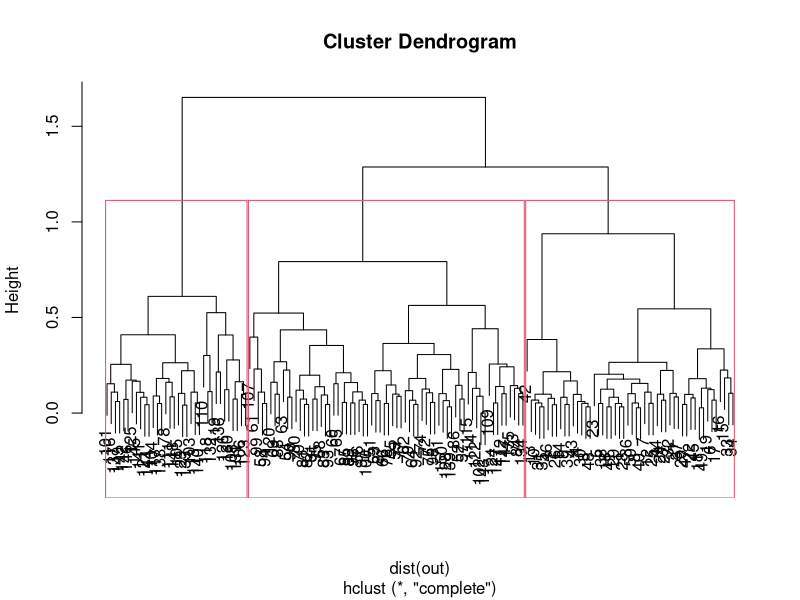
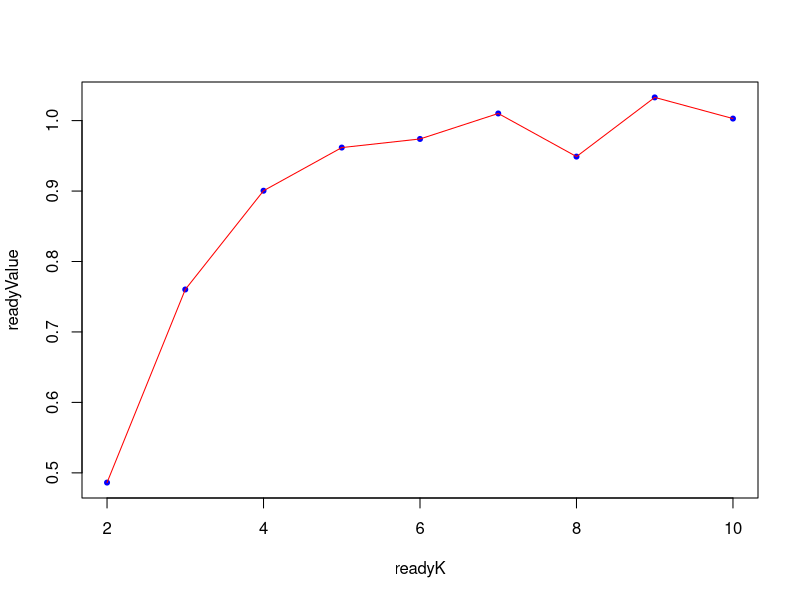
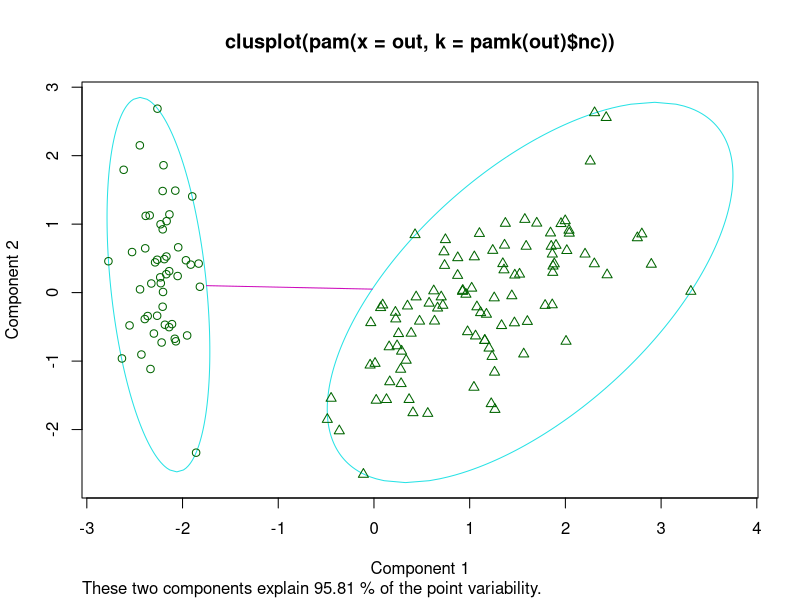
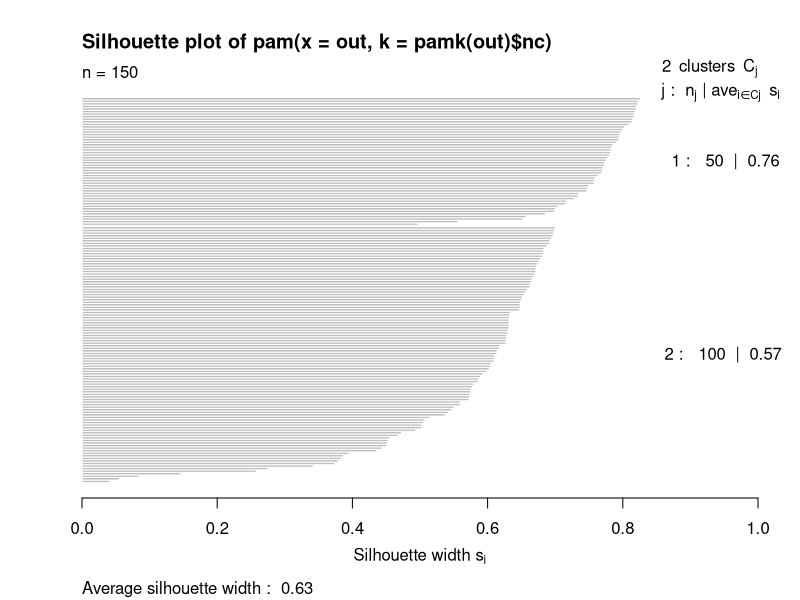
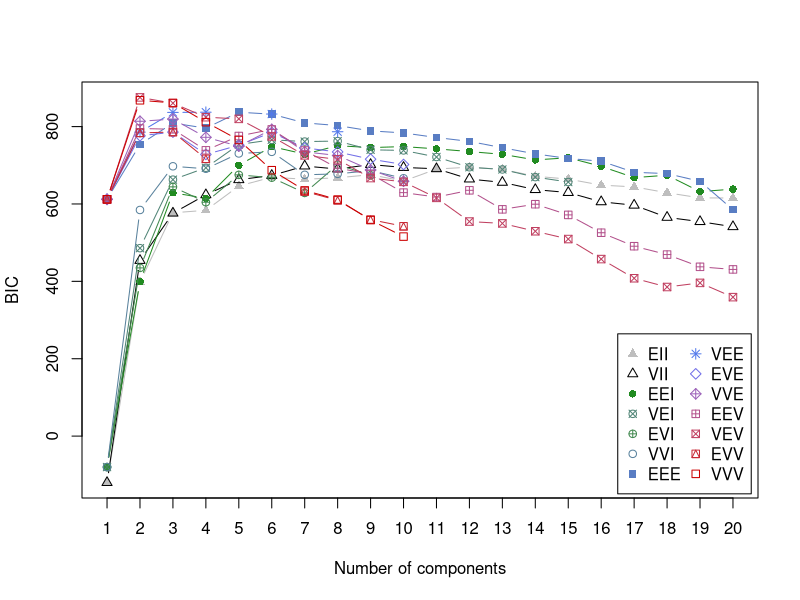
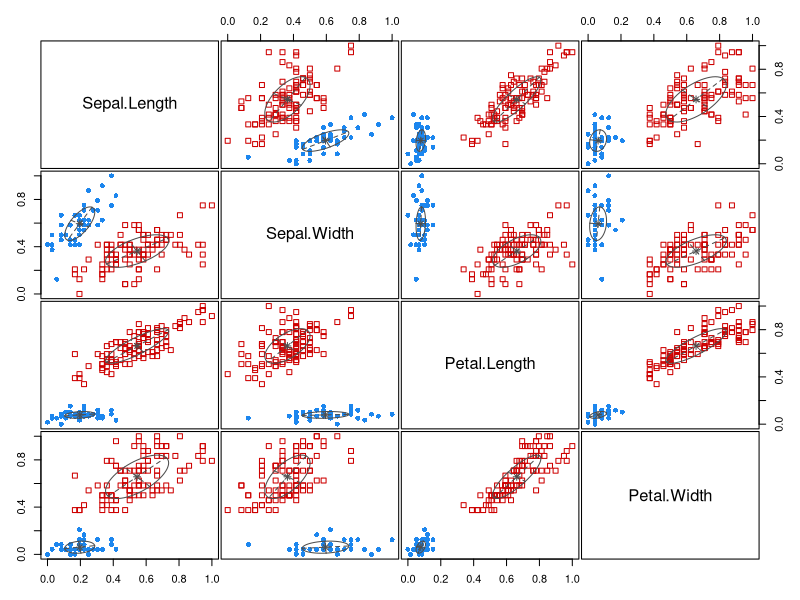
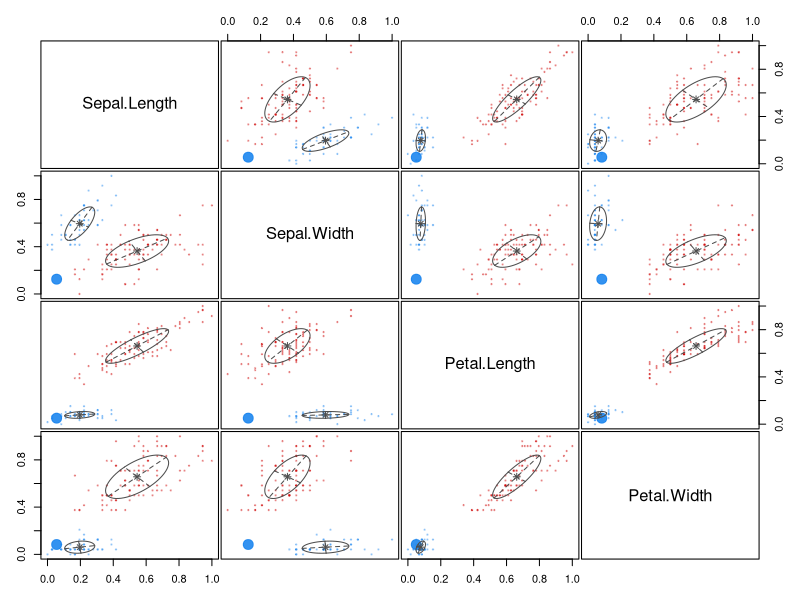
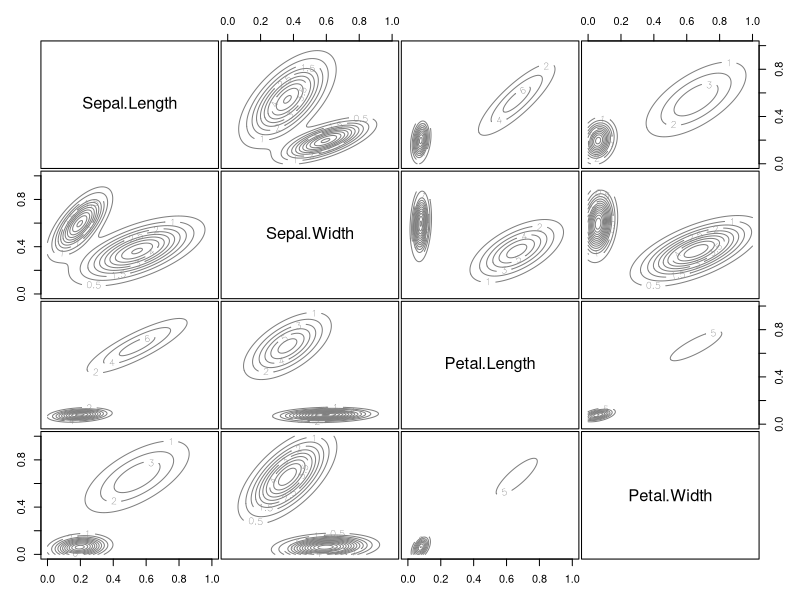

Generate these figures, in order, with R:
head(iris)
iris_bak<-iris[,1:4]
vmax<-apply(iris_bak,2,max)
vmin<-apply(iris_bak,2,min)

out<-t(apply(iris_bak,1,function(x){(x-vmin)/(vmax-vmin)}))
set.seed(100)
cluster.out<-kmeans(out,3,nstart = 10)
iris$type=cluster.out$cluster
table(iris[,5:6])
cluster.out

hc<-hclust(dist(out))
plot(hc)
rect.hclust(hc,k=3)
iris$type=cutree(hc,k=3)
table(iris[,5:6])
#DB method to evaluate the performance of clustering
readyK = 2:10
readyValue = NULL
for (k in readyK) {
  cluster.out<-kmeans(out,k,nstart=10)
  outnew<-cbind(out,type=cluster.out$cluster)
  tmpvalue=NULL
  for (i in 1:k) {
    tmp<-NULL
    for (j in 1:k) {
      if(i!=j){
        vcenter_i=cluster.out$centers[i,]
        vcenter_j=cluster.out$centers[j,]
        vdata_i=outnew[outnew[,5]==i,1:4]
        vdata_j=outnew[outnew[,5]==j,1:4]
        wi=mean(apply(vdata_i-matrix(rep(vcenter_i,nrow(vdata_i)),ncol=length(vcenter_i),byrow=T),1,function(x){sqrt(sum(x^2))}))
        wj=mean(apply(vdata_j-matrix(rep(vcenter_j,nrow(vdata_j)),ncol=length(vcenter_j),byrow=T),1,function(x){sqrt(sum(x^2))}))
        cij=sqrt(sum((vcenter_i-vcenter_j)^2))
        tmp=c(tmp,(wi+wj)/cij)
      }
    }
    tmpvalue=c(tmpvalue,max(tmp))
  }
  readyValue=c(readyValue,mean(tmpvalue))
}
plot(readyK,readyValue,pch=20,col='blue')
lines(readyK,readyValue,col='red')

library(cluster)
library(fpc)
pamk(out)
plot(pam(out,pamk(out)$nc))

library(mclust)
d_clust<-Mclust(as.matrix(out),G=1:20)
m.best<-dim(d_clust$z)[2]
m.best
plot(d_clust)
pam
